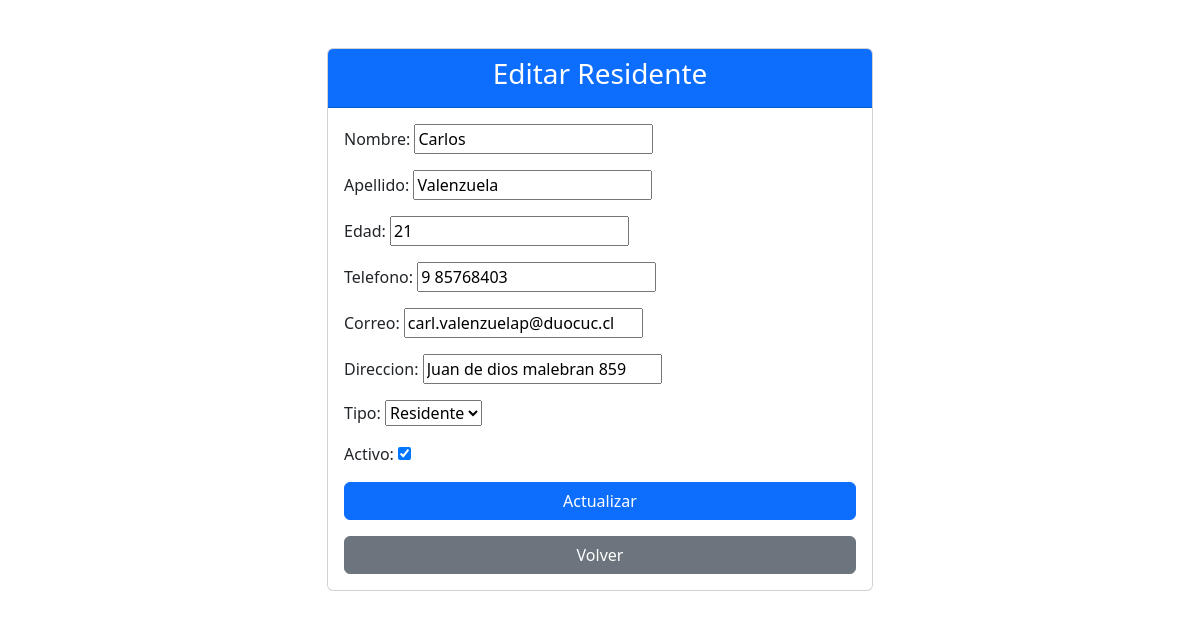
/edicion_residente/6 (signed in), run on the app's committed database.
### core/models.py (models this page shows, shortened)
class Persona(models.Model):
    nombre = models.CharField(max_length=100)
    apellido = models.CharField(max_length=100)
    edad = models.IntegerField()
    telefono = models.CharField(max_length=10)
    correo = models.CharField(max_length=100)
    direccion = models.CharField(max_length=100)
    tipo = models.CharField(max_length=100,choices=tipos,default='R')
    activo = models.BooleanField(default=True)

### core/views.py (the view, shortened to what this page needs)
# urls.py: path('edicion_residente/<id>', views.edicion_residente, name='edicion Residente'),
@login_required
def edicion_residente(request, id):
    if request.method == 'GET':
        detalle = get_object_or_404(Persona, pk=id)
        form = PersonaForm(instance=detalle)
        return render(request, 'editarResidente.html', {'detalle': detalle, 'form': form})

### core/forms.py
class PersonaForm(forms.ModelForm):
    class Meta:
        model = Persona
        fields = ['nombre', 'apellido', 'edad', 'telefono', 'correo', 'direccion', 'tipo', 'activo']

### core/templates/editarResidente.html (shortened to what this page needs)
<!DOCTYPE html>
<html lang="es">
<head>
    <link href="https://cdn.jsdelivr.net/npm/bootstrap@5.3.3/dist/css/bootstrap.min.css" rel="stylesheet">
</head>
<body>
    <div class="container mt-5">
        <div class="row justify-content-center">
            <div class="col-md-6">
                <div class="card">
                    <div class="card-header text-center bg-primary text-white">
                        <h3>Editar Residente</h3>
                    </div>
                    <div class="card-body">
                        <form method="POST">
                            <div class="mb-3">
                                {{ form.as_p }}
                            </div>
                            <div class="d-grid mb-3">
                                <button type="submit" class="btn btn-primary btn-block">Actualizar</button>
                            </div>
                        </form>
                        <div class="d-grid">
                            <a href="{% url 'Residentes' %}" class="btn btn-secondary">Volver</a>
                        </div>
                    </div>
                </div>
            </div>
        </div>
    </div>

### data on the page
Persona: nombre "Carlos", apellido "Valenzuela", edad "21", telefono "9 85768403", correo "carl.valenzuelap@duocuc.cl", direccion "Juan de dios malebran 859", tipo "Residente", activo "☑"
